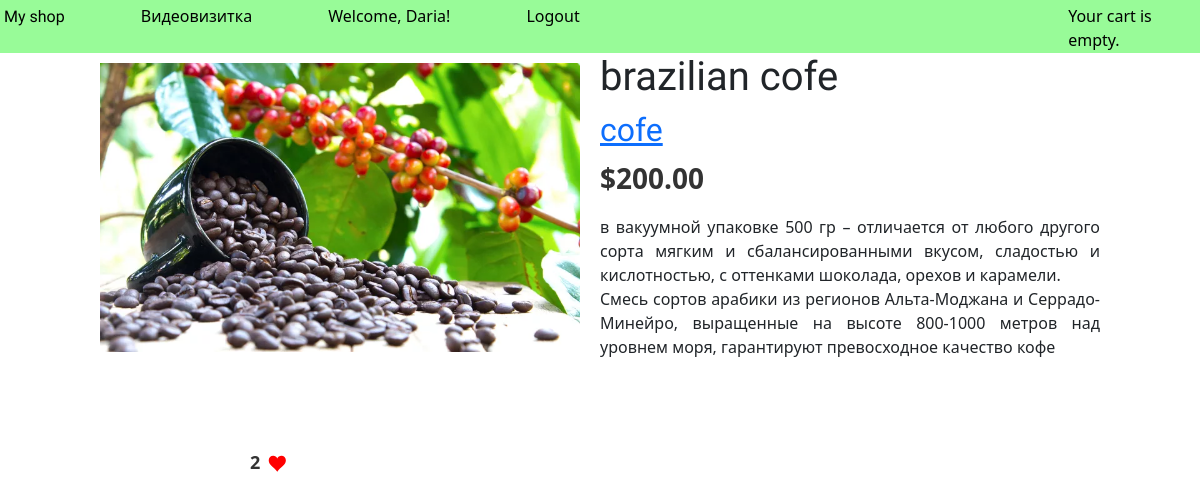
Screenshot of /3/brazilian-cofe/ (signed in) with the database file from the repository.
### shop/models.py (models this page shows, shortened)
class Reg(AbstractUser):
    pass
    class Meta:
        verbose_name = 'User'
        verbose_name_plural = 'Users'

class Product(models.Model):
    category = models.ForeignKey(Category,
                                 related_name='products',
                                 on_delete=models.CASCADE)
    name = models.CharField(max_length=200)
    slug = models.SlugField(max_length=200)
    image = models.ImageField(upload_to='products/%Y/%m/%d',
                              blank=True)
    description = models.TextField(blank=True)
    price = models.DecimalField(max_digits=10,
                                decimal_places=2)
    available = models.BooleanField(default=True)
    created = models.DateTimeField(auto_now_add=True)
    updated = models.DateTimeField(auto_now=True)
    users_like = models.ManyToManyField(
        settings.AUTH_USER_MODEL,
        related_name='products_liked',
        blank=True
    )
    class Meta:
        ordering = ['name']
        indexes = [
            models.Index(fields=['id', 'slug']),
            models.Index(fields=['name']),
            models.Index(fields=['-created']),
        ]

class Category(models.Model):
     name = models.CharField(max_length=200)
     slug = models.SlugField(max_length=200,
     unique=True)
     class Meta:
         ordering = ['name']
         indexes = [
         models.Index(fields=['name']),
         ]
         verbose_name = 'category'
         verbose_name_plural = 'categories'
     def __str__(self):
         return self.name
     def get_absolute_url(self):
         return reverse('shop:product_list_by_category',
                        args=[self.slug])

### shop/views.py (the view)
# urls.py: path('<int:id>/<slug:slug>/', views.product_detail, name='product_detail'),
def product_detail(request, id, slug):
     product = get_object_or_404(Product,
         id=id,
         slug=slug,
         available=True)
     return render(request,
     'shop/product/detail.html',
     {'product': product})

### shop/templates/shop/product/detail.html (shortened to what this page needs)
{% extends "shop/base.html" %}
{% load static %}
{% block content %}
<div class="product-detail">
  <img src="{% if product.image %}{{ product.image.url }}{% else %}{% static 'shop/img/no_image.png' %}{% endif %}" alt="{{ product.name }}">
  <h1>{{ product.name }}</h1>
  <h2>
    <a href="{{ product.category.get_absolute_url }}">{{ product.category }}</a>
  </h2>
  <p class="price">${{ product.price }}</p>
  {{ product.description|linebreaks }}
</div>
{% with total_likes=product.users_like.count users_like=product.users_like.all %}
<form id="like-form" method="post">
  <div id="likes">
    <span class="total">{{ total_likes }}</span>
    <a href="#"
       id="like-btn"
       data-id="{{ product.id }}"
       data-action="{% if request.user in users_like %}unlike{% else %}like{% endif %}"
       class="like-icon"
       aria-label="Like button">
      <svg width="24" height="24" viewBox="0 0 640 480" xmlns="http://www.w3.org/2000/svg"
           fill="{% if request.user in users_like %}red{% else %}gray{% endif %}">
        <path d="M219.28949,21.827393c-66.240005,0 -119.999954,53.76001 -119.999954,120
                 0,134.755524 135.933151,170.08728 228.562454,303.308044
                 c87.574219,-132.403381 228.5625,-172.854584 228.5625,-303.308044
                 c0,-66.23999 -53.759888,-120 -120,-120
                 c-48.047913,0 -89.401611,28.370422 -108.5625,69.1875
                 c-19.160797,-40.817078 -60.514496,-69.1875 -108.5625,-69.1875z"/>
      </svg>
    </a>
  </div>
</form>
{% endwith %}
{% endblock %}

### shop/templates/shop/base.html (shortened to what this page needs)
{% load static %}
<!DOCTYPE html>
<html>
 <head>
 <link href="{% static 'shop/css/base.css' %}" rel="stylesheet">
  <link rel="stylesheet" href="https://cdn.jsdelivr.net/npm/bootstrap@5.3.2/dist/css/bootstrap.min.css">
<link rel="stylesheet" href="https://cdnjs.cloudflare.com/ajax/libs/font-awesome/6.5.0/css/all.min.css" />
 </head>
 <body>
 {% load static %}
  <div id="header">
    <a href="/" class="logo">My shop</a>
  </div>
  <div id="subheader">
    <a href="/" class="logo">My shop</a>
      <a href="{% url 'shop:video' %}">Видеовизитка</a>
      <span class="user">
{% if request.user.is_authenticated %}
    <a>Welcome, {{ request.user.username }}!</a>
          <a href="{% url 'shop:logout_form' %}">Logout</a>
{% else %}
    <a>Welcome, Guest!</a>
           <a href="{% url 'shop:register' %}">Log-in</a>
{% endif %}
 </span>
    <div class="cart">
      <a>Your cart is empty.</a>
         </div>
    </div>
  <div id="content">
    {% block content %}
    {% endblock %}
  </div>
</body>
</html>

### shop/static/shop/css/base.css (style rules this page uses)
body { margin:0; padding:0; font-family:helvetica, sans-serif; z-index: 0; }
h1, h2, h3, h4, h5 , h6 { font-family: 'Ubuntu', sans-serif; font-weight:normal; }
a { text-decoration:none; color:#5993bb; }
#header { position: fixed; padding: 10px 100px; font-size: 18px; overflow: auto; z-index: 2000; }
#subheader { z-index: 2000; top:0; position: fixed!important; background: #98FB98; padding: 1px; text-align: left; left: 0; width: 100%; }
#subheader a { text-align:left; color: black; text-decoration: none; font-size: 16px; margin-top:3px; display: inline-block; transition: background 0.3s, color 0.3s; margin-left:6%; }
#subheader .logo { margin-left:3px; font-family: "Orbitron", serif; font-optical-sizing: auto; font-weight: <weight>; font-style: normal; }
#header .logo { font-family: 'Ubuntu', sans-serif; float:left; color:#333; font-size:22px; margin-right:10%; }
#subheader .cart { float:right; }
#content { padding:0 100px; overflow:hidden; z-index:0; }
.product-detail { text-align:justify; margin-bottom: 90px ; }
.product-detail .price { color:#333; font-size:28px; font-weight:bold; }
.product-detail img { width:500px; float:left; padding:0 20px 20px 0; margin-top:10px; }
.product-detail h1 { margin-bottom:0; }
.product-detail h2 { margin-top:10px; }
#header, .cart, #content { position: relative; z-index: 10; }
form { padding-left:25%; }
#likes { font-size: 18px; font-weight: bold; color: #333; margin-left:-100px; }

### rows the page displays
Reg: user.username "Daria"
Product: image (picture), name "brazilian cofe", category "cofe", price "200.00", description "в вакуумной упаковке 500 гр – отличается от любого другого сорта мягким и сбалансированными вкусом, сладостью и кислотностью, с оттенками шоколада, орехов и карамели. Смесь сортов арабики из регионов Альта-Моджана и Серрадо-Минейро, выращенные на высоте 800-1000 метров над уровнем моря, гарантируют превосходное качество кофе"

### other values shown
{{ total_likes }} "2"
